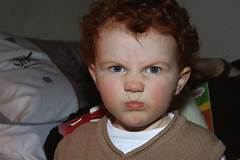
#> input picture Facial-Expression-Detection-master/images/Angry/image1.jpeg, 240 x 160 px
$ python testface.py image1.jpeg
#> lines starting #> are read from the running program, lines starting #| are printed output that depends on the picture; after the words box and inside, x2 and y2 are one past the last pixel; in counts of white or black regions, pixels touching at a corner belong together
import cv2
import sys
import os


class FaceCropper(object):
    CASCADE_PATH = "haarcascade_frontalface_alt.xml"

    def __init__(self):
        self.face_cascade = cv2.CascadeClassifier(self.CASCADE_PATH)

    def generate(self, image_path, show_result):
#> called with image_path = 'image1.jpeg', show_result = True
        img = cv2.imread(image_path)
#> img is the input picture: shape (160, 240, 3); mean B, G, R 67.7, 73.3, 85.5
        if (img is None):
            print("Can't open image file")
            return 0

        #img = cv2.cvtColor(img, cv2.COLOR_BGR2GRAY)
        faces = self.face_cascade.detectMultiScale(img, 1.1, 3, minSize=(100, 100))
#> faces = [[80, 26, 108, 108]]
        if (faces is None):
            print('Failed to detect face')
            return 0

        if (show_result):
            for (x, y, w, h) in faces:
                cv2.rectangle(img, (x,y), (x+w, y+h), (255,0,0), 2)
#> this loop made 1 pass
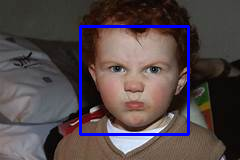
#> img: shape (160, 240, 3); 3.36% of pixels changed, all inside (x1, y1, x2, y2) = (79, 25, 190, 136)
            #cv2.imshow('img', img)
            #cv2.waitKey(0)
            #cv2.destroyAllWindows()

        facecnt = len(faces)
#> facecnt = 1
        print("Detected faces: %d" % facecnt)
#| Detected faces: 1
        i = 0
        height, width = img.shape[:2]
#> height = 160; width = 240

        for (x, y, w, h) in faces:
            r = max(w, h) / 2
            centerx = x + w / 2
            centery = y + h / 2
            nx = int(centerx - r)
            ny = int(centery - r)
            nr = int(r * 2)

            faceimg = img[ny:ny+nr, nx:nx+nr]
            lastimg = cv2.resize(faceimg, (162, 162))
            i += 1
            #cv2.imwrite("image%d.jpg" % i, lastimg)
            cv2.imwrite("%s" % image_path, lastimg)
#> this loop made 1 pass
#> (x, y, w, h, r, centerx, centery, nx) on pass 1: (80, 26, 108, 108, 54, 134, 80, 80)
#> pass 1, in generate, `faceimg = img[ny:ny+nr, nx:nx+nr]`:
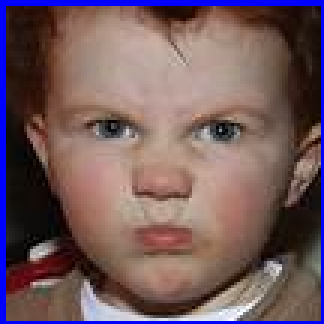
#> faceimg: shape (108, 108, 3) (shown 3 times larger); mean B, G, R 94.1, 90, 114.5
#> pass 1, in generate, `lastimg = cv2.resize(faceimg, (162, 162))`:
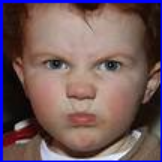
#> lastimg: shape (162, 162, 3); mean B, G, R 94, 89.9, 114.4
#> after the loop, i = 1


if __name__ == '__main__':
    args = sys.argv
    argc = len(args)

    if (argc != 2):
        print('Usage: %s [image file]' % args[0])
        quit()
    #images = os.listdir(directory)
    i = 0
    detecter = FaceCropper()
    detecter.generate(args[1], True)

$ run again, on Facial-Expression-Detection-master/images/Angry/images10.jpg
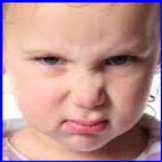
#> input picture Facial-Expression-Detection-master/images/Angry/images10.jpg, 162 x 162 px
#> in generate, img is the input picture: shape (162, 162, 3); mean B, G, R 145.8, 145.5, 187.6
#> faces = [[12, 13, 138, 138]]
#> the loop in generate, `for (x, y, w, h) in faces:` made 1 pass
#> after the loop in generate, `for (x, y, w, h) in faces:`:
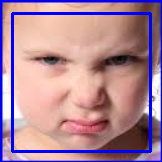
#> img: shape (162, 162, 3); 6.29% of pixels changed, all inside (x1, y1, x2, y2) = (11, 12, 152, 153)
#> facecnt = 1
#| Detected faces: 1
#> the loop in generate, `for (x, y, w, h) in faces:` made 1 pass
#> (x, y, w, h, r, centerx, centery, nx) on pass 1: (12, 13, 138, 138, 69, 81, 82, 12)
#> pass 1, in generate, `lastimg = cv2.resize(faceimg, (162, 162))`:
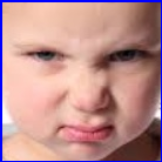
#> lastimg: shape (162, 162, 3); mean B, G, R 143, 143.2, 188.3

$ run again, on Facial-Expression-Detection-master/images/Angry/images11.jpg
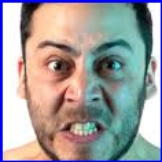
#> input picture Facial-Expression-Detection-master/images/Angry/images11.jpg, 162 x 162 px
#> in generate, img is the input picture: shape (162, 162, 3); mean B, G, R 158.5, 157.5, 160.8
#> faces = [[11, 12, 139, 139]]
#> the loop in generate, `for (x, y, w, h) in faces:` made 1 pass
#> after the loop in generate, `for (x, y, w, h) in faces:`:
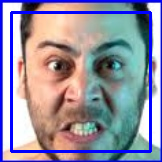
#> img: shape (162, 162, 3); 6.34% of pixels changed, all inside (x1, y1, x2, y2) = (10, 11, 152, 153)
#> facecnt = 1
#| Detected faces: 1
#> the loop in generate, `for (x, y, w, h) in faces:` made 1 pass
#> (x, y, w, h, r, centerx, centery, nx) on pass 1: (11, 12, 139, 139, 69.5, 80.5, 81.5, 11)
#> pass 1, in generate, `lastimg = cv2.resize(faceimg, (162, 162))`:
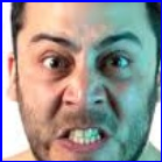
#> lastimg: shape (162, 162, 3); mean B, G, R 149.1, 149.2, 153.1
